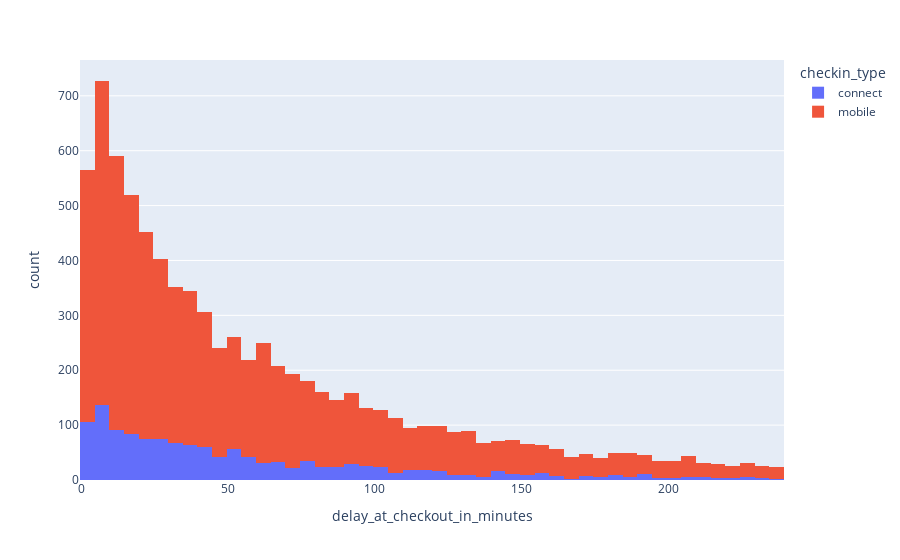

Notebook code cell kept with this figure:
### Code cell
dataset_late = dataset[dataset['delay_at_checkout_in_minutes'] > 0] # Just watch cars with late 
dataset_late = dataset_late[dataset_late['delay_at_checkout_in_minutes'] < 240] # + 4 hours, after it must be outlier 
fig = px.histogram(dataset_late, 'delay_at_checkout_in_minutes', color = 'checkin_type')
fig.show()

### Figure 1 — Plotly figure (JSON) as saved in the notebook; plotly's stock layout.template omitted (floating-point values rounded to 4 significant figures; data arrays with more than 128 entries replaced by an {"elided": "..."} marker saying what was removed)
{"data": [{"alignmentgroup": "True", "bingroup": "x", "hovertemplate": "checkin_type=connect<br>delay_at_checkout_in_minutes=%{x}<br>count=%{y}<extra></extra>", "legendgroup": "connect", "marker": {"color": "#636efa", "pattern": {"shape": ""}}, "name": "connect", "offsetgroup": "connect", "orientation": "v", "showlegend": true, "type": "histogram", "x": {"elided": "1372 int values"}, "xaxis": "x", "yaxis": "y"}, {"alignmentgroup": "True", "bingroup": "x", "hovertemplate": "checkin_type=mobile<br>delay_at_checkout_in_minutes=%{x}<br>count=%{y}<extra></extra>", "legendgroup": "mobile", "marker": {"color": "#EF553B", "pattern": {"shape": ""}}, "name": "mobile", "offsetgroup": "mobile", "orientation": "v", "showlegend": true, "type": "histogram", "x": {"elided": "6688 int values"}, "xaxis": "x", "yaxis": "y"}], "layout": {"barmode": "relative", "legend": {"title": {"text": "checkin_type"}, "tracegroupgap": 0}, "margin": {"t": 60}, "xaxis": {"anchor": "y", "domain": [0, 1], "title": {"text": "delay_at_checkout_in_minutes"}}, "yaxis": {"anchor": "x", "domain": [0, 1], "title": {"text": "count"}}}}
